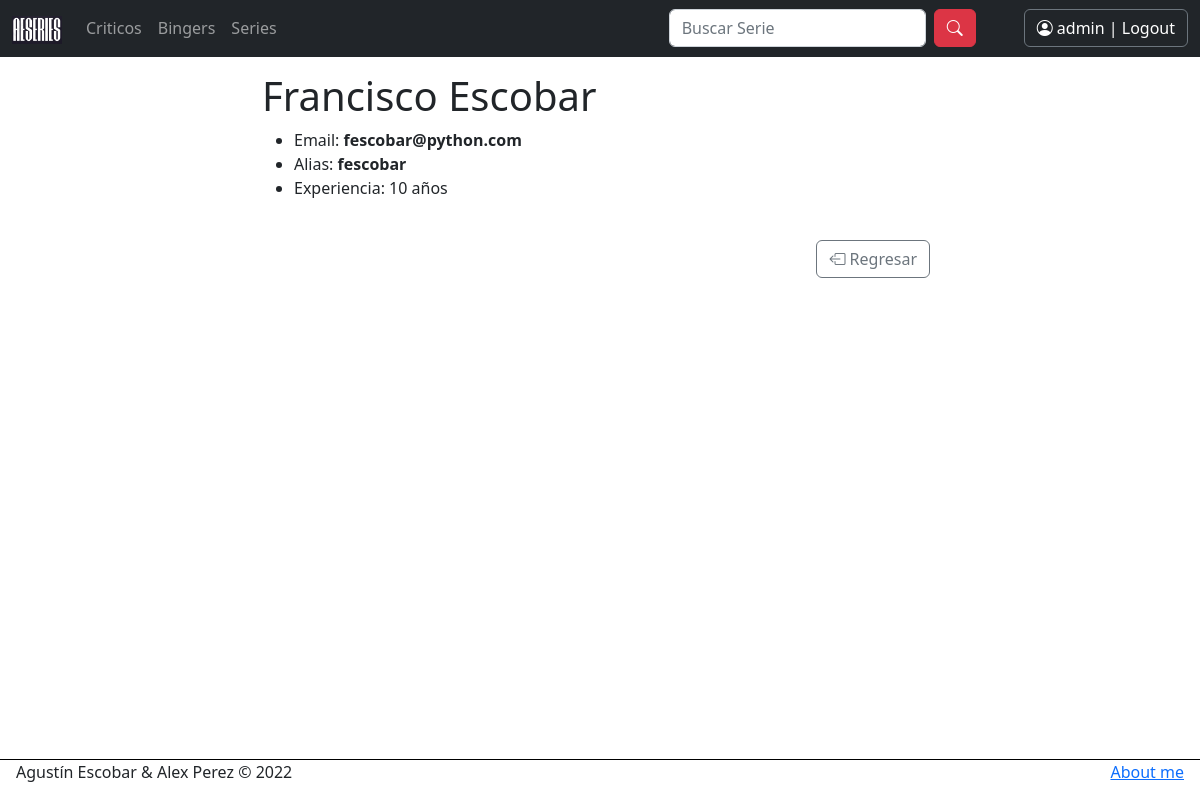
The app's page /usuarios/critico/1 (signed in) with its own data.
### usuarios/models.py (models this page shows, shortened)
class Critico(models.Model):
    nombre = models.CharField(max_length=50)
    apellido = models.CharField(max_length=50)
    email = models.EmailField()
    alias = models.CharField(max_length=20)
    experiencia = models.TextField()

### usuarios/views.py (the view)
# urls.py: path("critico/<id>", views.ver_critico, name="VerCritico"),
@user_passes_test(es_admin)
def ver_critico(request, id):
    critic = Critico.objects.get(id=id)
    return render(request, "usuarios/ver_critico.html", {"critico": critic})

### usuarios/views.py (called while the page is built)
def es_admin(user):
    return user.is_authenticated and user.is_staff

### usuarios/templates/usuarios/ver_critico.html
{% extends 'layout.html' %}
{% block contenido %}
<h1>{{ critico.nombre }} {{ critico.apellido }}</h1>
<ul>
    <li>Email:  <b>{{ critico.email }}</b></li>
    <li>Alias:  <b>{{ critico.alias }}</b></li>
    <li>Experiencia: {{ critico.experiencia }}</li>
</ul>
<div class="py-4" style="float: right; margin-right: 8px;">
    <a class="btn btn-outline-secondary" href="{% url 'ListaCriticos' %}">
    <i class="bi bi-box-arrow-left"></i> Regresar</a>
</div>
{% endblock contenido %}

### usuarios/templates/layout.html (shortened to what this page needs)
{% load static %}
<!DOCTYPE html>
<html lang="en">
<head>
    <link href="https://cdn.jsdelivr.net/npm/bootstrap@5.2.0-beta1/dist/css/bootstrap.min.css" rel="stylesheet">
    <link rel="stylesheet" href="https://cdn.jsdelivr.net/npm/bootstrap-icons@1.8.2/font/bootstrap-icons.css">
</head>
<body style="margin: 0;">
    <nav class="navbar navbar-expand-lg navbar-dark bg-dark fixed-top">
        <div class="container-fluid">
          <a class="navbar-brand" href="{% url 'Inicio' %} "><img src="/media/AESeries-small.png" alt="" width="50" height="28"></a>
          <div class="collapse navbar-collapse" id="navbarSupportedContent">
            <ul class="navbar-nav me-auto mb-2 mb-lg-0">
              {% if user.is_authenticated %}
                <li class="nav-item">
                  <a class="nav-link" aria-current="page" href=" {% url 'ListaCriticos' %} ">Criticos</a>
                </li>
              <li class="nav-item">
                <a class="nav-link" href=" {% url 'ListaBingers' %} ">Bingers</a>
              </li>
              {% endif %}
              <li class="nav-item">
                <a class="nav-link" href=" {% url 'SerieList' %} ">Series</a>
              </li>
            </ul>
            <form class="d-flex mx-5" role="search" action="/paginas/buscar/" method="GET">
              <input class="form-control me-2" type="search" placeholder="Buscar Serie" aria-label="Search" name="nombre" id="nombre">
              <button class="btn btn-danger" type="submit"><i class="bi bi-search"></i></button>
            </form>
            {% if not user.is_authenticated%}
              <a style="color:white; margin-right:10px;" class="btn btn-outline-secondary" href=" {% url 'Register' %} ">Registrarse</a>
              <a style="color:white; font-weight: bold;" class="btn btn-outline-secondary" href=" {% url 'Login' %} "><i class="bi bi-person-circle" style= "font-size: 14px"></i> | Login</a>
            {% else %}
              <a style="color:white;" class="btn btn-outline-secondary" href=" {% url 'Logout' %} "><i class="bi bi-person-circle"></i>  {{ user.username }} | Logout</a>
            {% endif %}
          </div>
        </div>
      </nav>
    <div style="display: flex; flex-direction: column; min-height: 100vh;">
        <div style="flex-grow: 1; padding-inline: 1rem;">
        <div class="container mt-4 pt-5">
            {% block contenido %}
            {% endblock contenido %}
        </div>
        </div>
        <div style="flex-wrap: wrap; border-top: 1px solid black; padding-inline: 1rem;">
            <footer style="display: flex; justify-content: space-between;">
                <p>
                    Agustín Escobar & Alex Perez © 2022
                </p>
                <p>
                    <a href="{% url 'About' %} ">About me</a>
                </p>
            </footer>
        </div>
    </div>
</body>
</html>

### usuarios/templates/layout.html (style rules this page uses)
.container { max-width: 700px; }

### records on screen
Critico: nombre "Francisco", apellido "Escobar", email "fescobar@python.com", alias "fescobar", experiencia "10 años"

### other values on screen
{{ user.username }} "admin"
